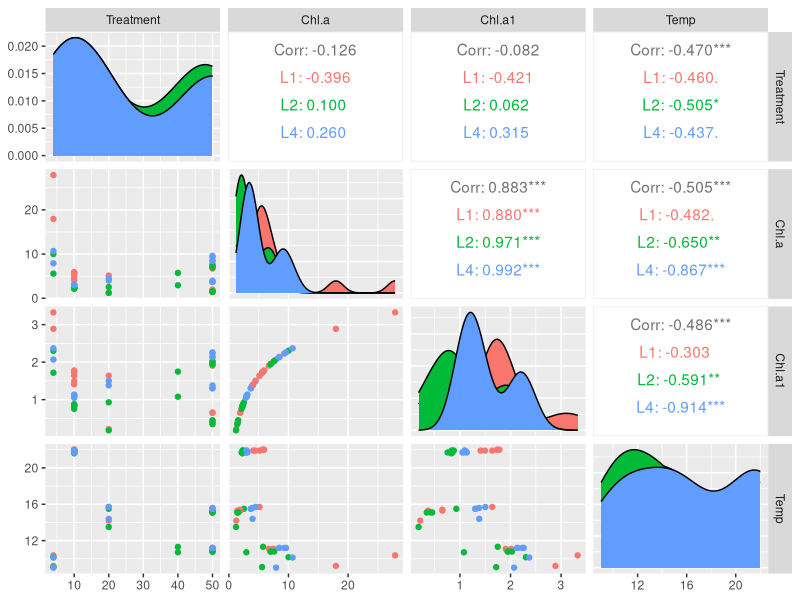
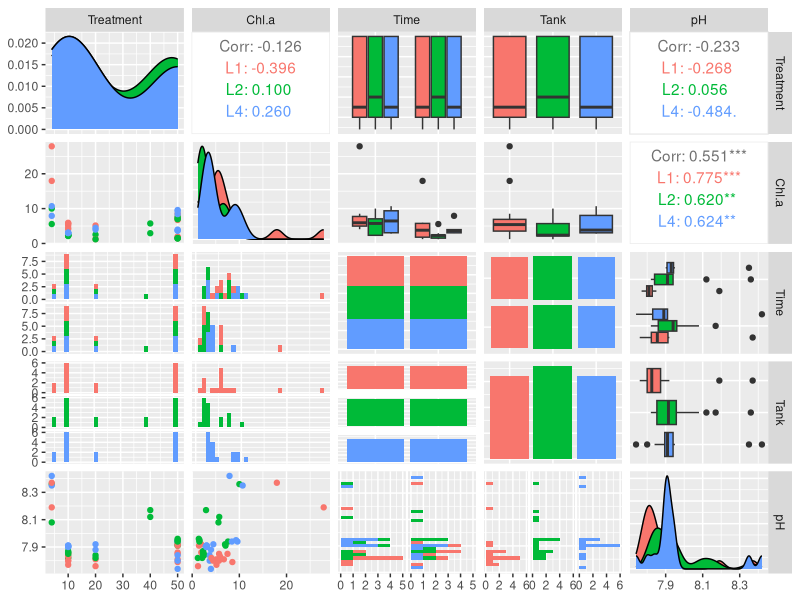
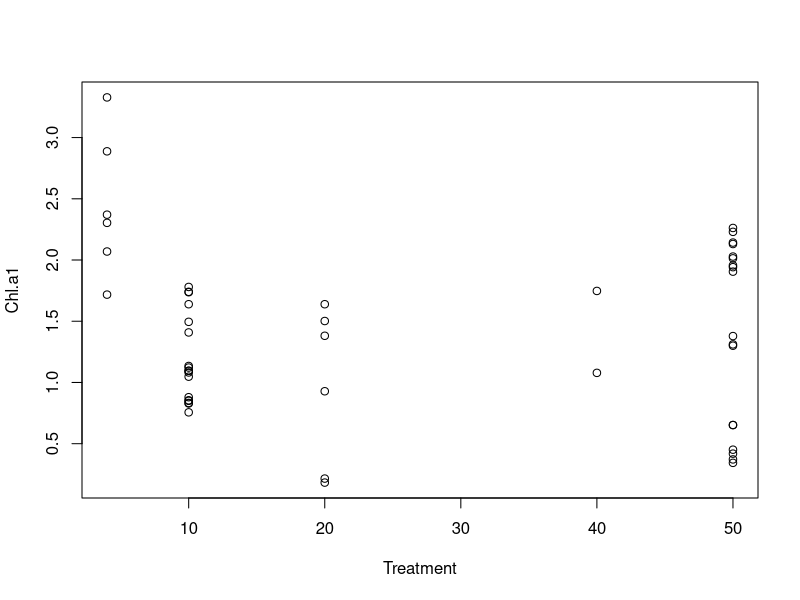
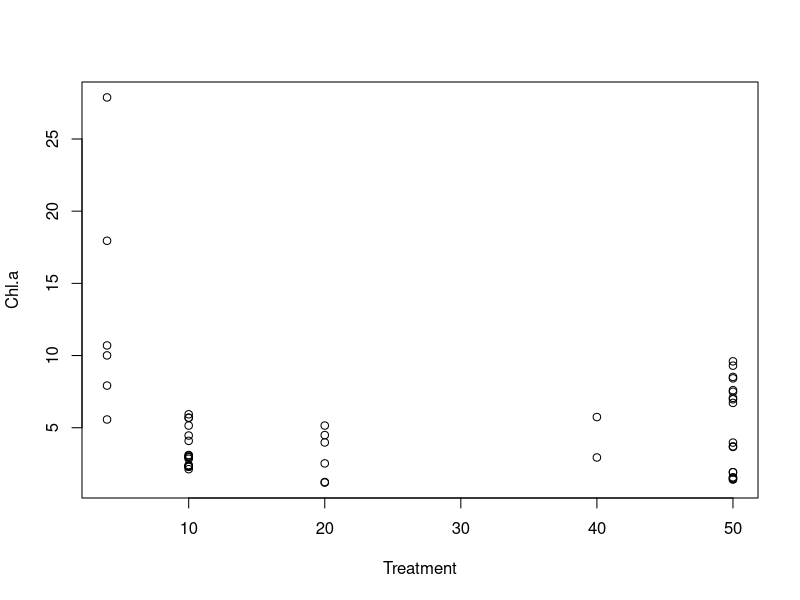
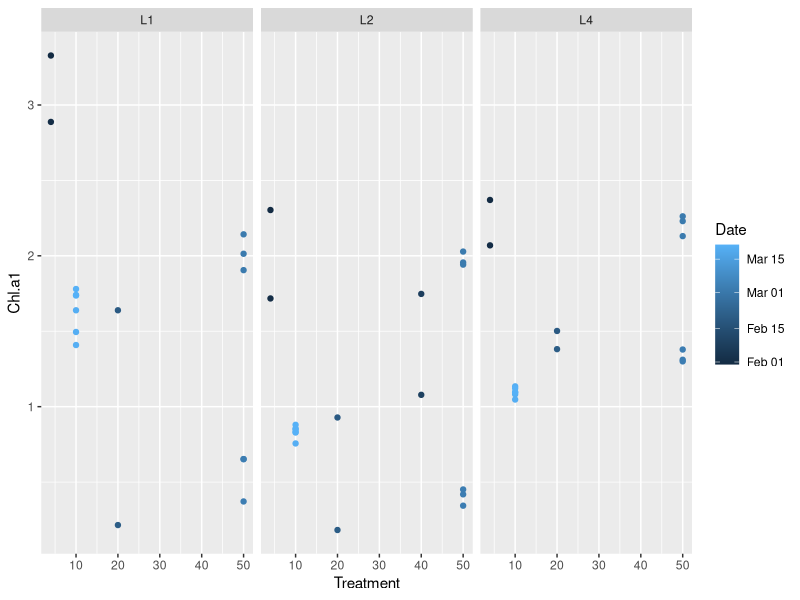
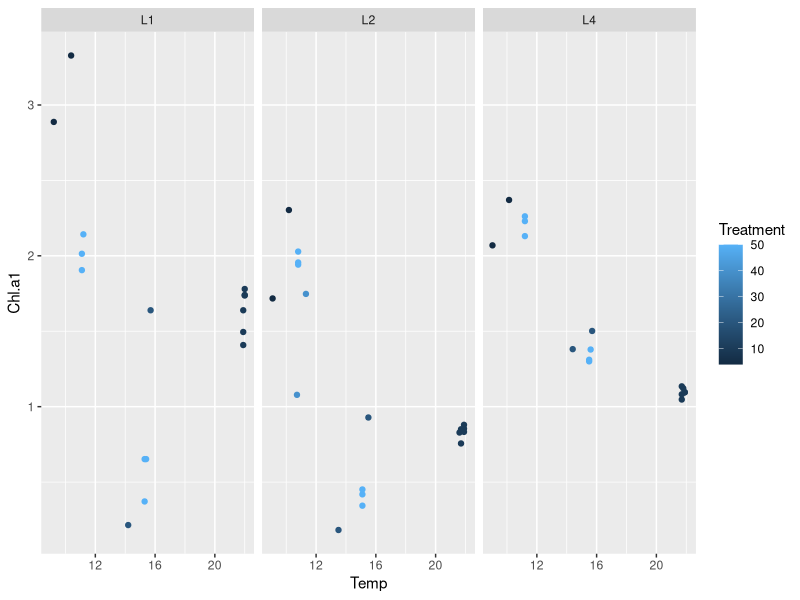
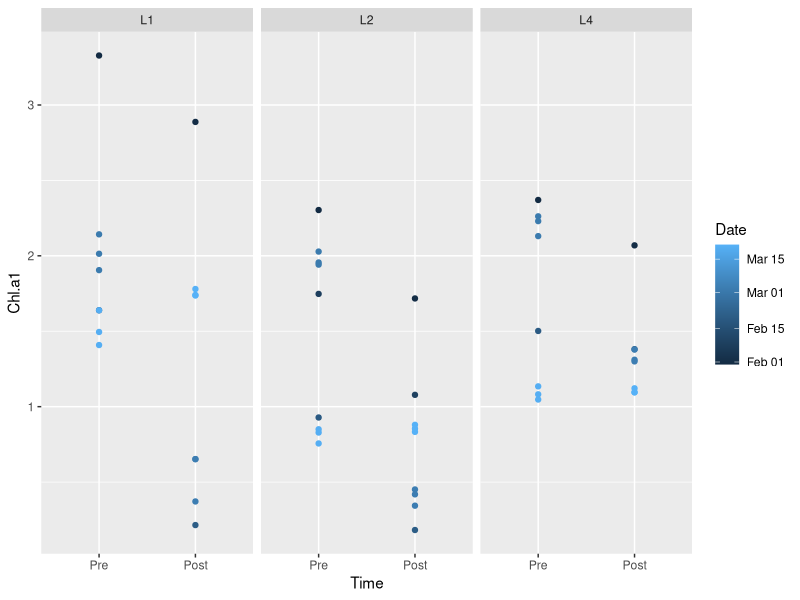

These charts were generated, in order, by the following R code: (Note: this script raises an error after producing the figures.)

# setup the R enviornment for kniting markdown doc properly
library(knitr)
opts_knit$set(root.dir='../')



chlwq2 <- read.csv("./Data/ChlaWQReplicateAcuteData2.csv")



library(ggplot2)
library(GGally)
library(gridExtra)
library(scatterplot3d)
library(MASS)
library(lubridate)
library(lme4)
library(nlme)
library(vegan)


class(chlwq2$Date)
chlwq2$Time <- factor(chlwq2$Time, levels = c("Pre", "Post")) #making sure pre always comes before post on figures
chlwq2$Chl.a1 <- log(chlwq2$Chl.a)
#transforming chlorophyll data since it is not normal



chlwq2$Date <- as.Date(chlwq2$Date, "%m.%d.%y")
class(chlwq2$Date)
chlwq2$Date
#changing class, so that R understands these are dates


ggpairs(chlwq2, columns = c("Treatment", "Chl.a", "Chl.a1", "Temp"), columnLabels =  c("Treatment", "Chl.a", "Chl.a1","Temp"), mapping = aes(color = Tank))
#looking for relationships in the data

chl <- ggpairs(chlwq2, columns = c("Treatment", "Chl.a", "Time", "Tank",  "pH"), columnLabels =  c("Treatment", "Chl.a", "Time", "Tank",  "pH"), mapping = aes(color = Tank))
chl
#looking for relationships in the data

plot(Chl.a1 ~ Treatment, data = chlwq2) #looking at distribution of transformed data

plot(Chl.a ~ Treatment, data = chlwq2) #looking at distribution untransformed, chl.a & chl.a1 are highly correlated

#Exploring the data more

ggplot(chlwq2, aes(Treatment, Chl.a1)) +
  geom_point(aes(col=Date)) +
facet_wrap(~Tank)

ggplot(chlwq2, aes(Temp, Chl.a1)) +
  geom_point(aes(col=Treatment)) +
  facet_wrap(~Tank)

ggplot(chlwq2, aes(Time, Chl.a1)) +
  geom_point(aes(col=Date)) +
  facet_wrap(~Tank)

main <- lm(Chl.a1 ~ Treatment + Ozone + Temp + Time + pH + Salinity + Height + Tank, data = chlwq)
summary(main)
#first model with everything

main2 <- update(main, . ~ . -pH -Salinity - Height)
summary(main2)
#getting rid of a few variables that weren't significant

main3 <- update(main2, . ~ . + Treatment:Temp + Tank:Treatment )
summary(main3)
#adding a treatment:temperature interaction and tank:treatment interaction

AIC(main)
AIC(main2)
AIC(main3)
BIC(main)
BIC(main2)
BIC(main3)

anova(main, main2, main3) #main3 is the best model

#predict values based on the model and compare them to actual to see how well the model predicts data, compare the two

sim_mod <- lm(Chl.a ~ Treatment + Temp + Tank + Tank:Treatment + Temp:Treatment, data = chlwq2)
sub_mod <- update(sim_mod, . ~ . - Tank - Tank:Treatment)
main_mod <- lm(Chl.a ~ Treatment , data = chlwq2)
summary(sim_mod)
plot(sim_mod)

xrange <- seq(min(chlwq2$Treatment), max(chlwq2$Treatment), length.out = 100)


tanks <- levels(chlwq2$Tank)
plot(Chl.a ~ Treatment, data = chlwq2, ylim = c(0, 15))
for(i in seq_along(tanks)) {
  lines(xrange, 
        predict(sim_mod, newdata = 
                  data.frame(Tank = tanks[i],
                             Treatment = xrange,
                             Temp = mean(chlwq2$Temp))),
        col = i+1)
}
lines(predict(sub_mod, newdata = 
                data.frame(
                  Treatment = xrange,
                  Temp = mean(chlwq2$Temp))),
      lwd = 2)
lines(predict(main_mod, newdata = 
                data.frame(
                  Treatment = xrange)), col='purple', lwd=4)

avg_pred <- predict(sim_mod, newdata = 
                      data.frame(Tank = rep(tanks, each = 100),
                                 Treatment = rep(xrange,
                                                 times = 3),
                                 Temp = mean(chlwq2$Temp)))
avg_pred <- tapply(avg_pred, list(rep(xrange, times = 3)), mean)

lines(xrange, avg_pred, lty = 2, lwd=3)

# obs vs predicted plot

pred <- predict(sim_mod)

plot(chlwq2$Chl.a, pred)
abline(a=0, b=1)

avg_obs <- tapply(chlwq2$Chl.a, list(chlwq2$Treatment), mean)
avg_pred <- tapply(pred, list(chlwq2$Treatment), mean) 

plot(avg_obs, avg_pred)
abline(a=0, b=1)


Change <- read.csv("./Data/PercentChlaChange.csv")

plot(Pchlchange~Treatment, data = Change) #first look at the data's distribution

pchl1 <- lm(Pchlchange ~ Treatment , data = Change)
summary(pchl1) #looking at treatment only

pchl2 <- update(pchl1, .~. + Temp)
summary(pchl2) #adding temperature

pchl3 <- update(pchl2, .~. + Treatment:Temp)
summary(pchl3) #looking for an iteraction effect

pchl4 <- update(pchl3, .~. + Salinity)
summary(pchl4) #salinity is not significant, but gives a better f-stat and adjusted rsquared

pchl5 <- update(pchl4, .~. + Tank)
summary(pchl5) #Adding tank makes treatment not as significant, but makes the fit better overall

AIC(pchl1)
AIC(pchl2)
AIC(pchl3)
AIC(pchl4)
AIC(pchl5)
BIC(pchl1)
BIC(pchl2)
BIC(pchl3)
BIC(pchl4)
BIC(pchl5)

anova(pchl1, pchl2, pchl3, pchl4, pchl5)

shapiro.test(residuals(pchl4))

#predict values based on the model and compare them to actual to see how well the model predicts data, compare the two

sim_mod <- lm(Pchlchange ~ Treatment + Temp + Salinity + Tank + 
                Treatment:Temp, data = Change)
sub_mod <- update(sim_mod, . ~ . - Tank)
main_mod <- lm(Pchlchange ~ Treatment , data = Change)
summary(sim_mod)
plot(sim_mod)

xrange <- seq(min(Change$Treatment), max(Change$Treatment), length.out = 100)
srange <- seq(min(Change$Salinity), max(Change$Salinity), length.out = 100)

tanks <- levels(Change$Tank)
plot(Pchlchange ~ Treatment, data = Change, ylim = c(-80, 30))
for(i in seq_along(tanks)) {
  lines(xrange, 
        predict(sim_mod, newdata = 
                  data.frame(Tank = tanks[i],
                             Treatment = xrange,
                             Temp = mean(Change$Temp), Salinity = srange)),
        col = i+1)
}
lines(predict(sub_mod, newdata = 
                data.frame(
                  Treatment = xrange,
                  Temp = mean(Change$Temp), Salinity = srange)),
      lwd = 2)
lines(predict(main_mod, newdata = 
                data.frame(
                  Treatment = xrange)), col='purple', lwd=4)

avg_pred <- predict(sim_mod, newdata = 
                      data.frame(Tank = rep(tanks, each = 100),
                                 Treatment = rep(xrange,
                                                 times = 3),
                                 Temp = mean(Change$Temp), Salinity = srange))
avg_pred <- tapply(avg_pred, list(rep(xrange, times = 3)), mean)

lines(xrange, avg_pred, lty = 2, lwd=3)

# obs vs predicted plot

pred <- predict(sim_mod)

plot(Change$Pchlchange, pred)
abline(a=0, b=1)

avg_obs <- tapply(Change$Pchlchange, list(Change$Treatment), mean)
avg_pred <- tapply(pred, list(Change$Treatment), mean) 

plot(avg_obs, avg_pred)
abline(a=0, b=1)

acf(chlwq2$Chl.a) #looking for autocorrelation
#appear to have weak autocorrelation, only a few points outside of the 95% confidence interval
